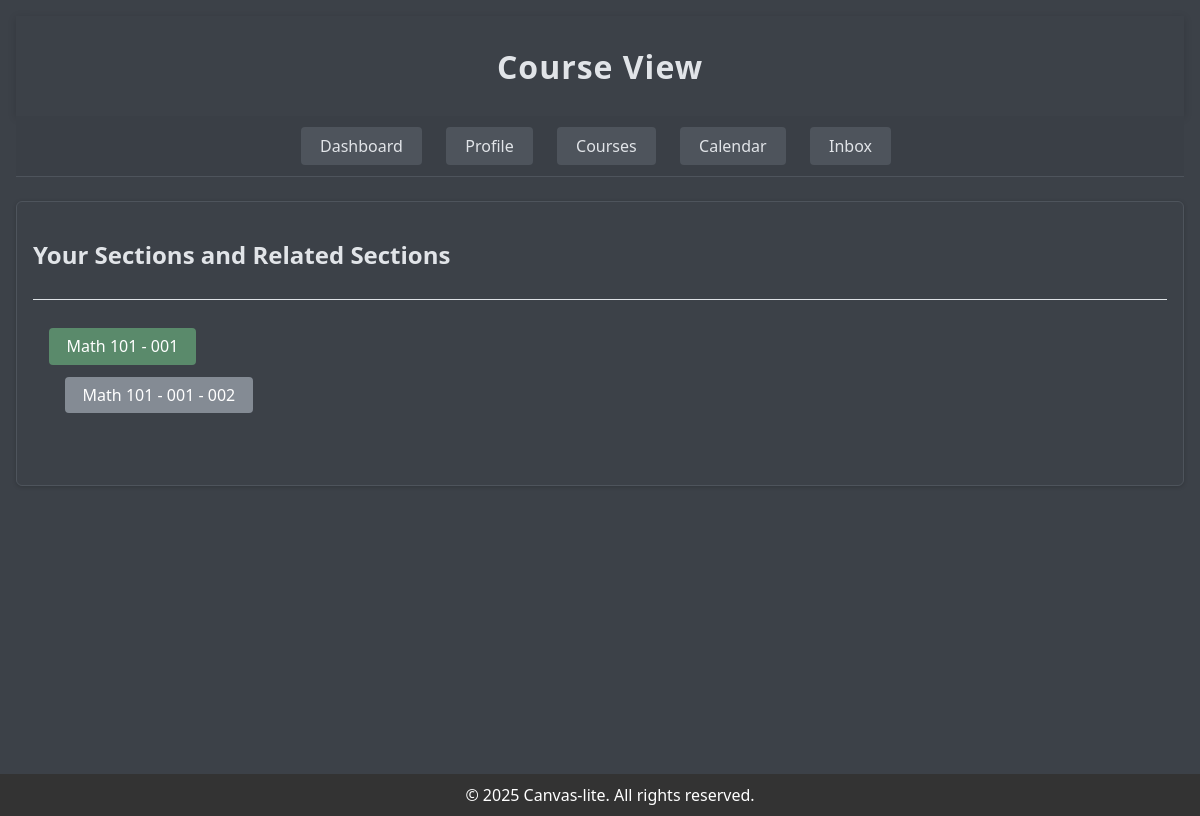
The page /courses/ (signed in) on the database its author committed.
### webapp/models/section.py (models this page shows, shortened)
class Section(models.Model):
    name = models.CharField(max_length=100)
    schedule = models.JSONField(default=dict)
    section_type = models.CharField(
        max_length=3,
        choices=SectionType,
        default=SectionType.LECTURE,
    )
    course = models.ForeignKey('Course', on_delete=models.CASCADE, related_name='sections')
    instructor = models.ForeignKey(
        settings.AUTH_USER_MODEL,
        on_delete=models.SET_NULL,
        null=True,
        blank=True,
        related_name='sections_taught'
    )
    main_section = models.ForeignKey(
        'self',
        null=True,
        blank=True,
        on_delete=models.CASCADE,
        related_name='sub_sections'
    )
    class Meta:
        unique_together = (
            ('course', 'name'),
            ('main_section', 'name'),
        )
    def is_main_section(self):
        return self.section_type == SectionType.LECTURE and self.main_section is None
    def is_sub_section(self):
        return self.main_section is not None
    def get_subsections(self):
        if self.is_main_section():
            return self.sub_sections.all()
        return Section.objects.none()
    def __str__(self):
        if self.is_sub_section():
            return f"{self.course.name} - {self.main_section.name} - {self.name}"
        return f"{self.course.name} - {self.name}"

### webapp/models/courses.py (models this page shows, shortened)
class Course(models.Model):
    name = models.CharField(default=None, max_length=50)
    description = models.TextField(blank=True)

### webapp/views/section_pages.py (the view)
# urls.py: path('courses/', views.user_sections, name='user_courses'),
def user_sections(request):
    user = request.user
    if not user.is_authenticated:
        return redirect("/login")
    sections = user.get_sections()
    is_instructor = user.group_name == UserType.INSTRUCTOR
    main_sections_with_subsections = []
    if is_instructor:
        main_sections = user.get_main_sections()
        for main_section in main_sections:
            subsections = main_section.get_subsections()
            main_sections_with_subsections.append({
                'main_section': main_section,
                'subsections': subsections,
            })
    context = {
        'sections': sections,
        'is_instructor': is_instructor,
        'main_sections_with_subsections': main_sections_with_subsections,
    }
    return render(request, 'standard_pages/list_courses.html', context)

### webapp/models/users.py (called while the page is built)
    def get_sections(self):
        return self.sections_taught.all()

    def get_main_sections(self):
        from webapp.models.section import SectionType
        return self.get_sections().filter(
            section_type=SectionType.LECTURE,
            main_section__isnull=True
        )

### templates/standard_pages/list_courses.html (shortened to what this page needs)
{% extends "base.html" %}
{% block content %}
<div class="container">
    <header>
        <h1>Course View</h1>
    </header>
    <nav>
        <ul>
            <li><a href="/" class="btn">Dashboard</a></li>
            <li><a href="/profile/" class="btn">Profile</a></li>
            <li><a href="/courses/" class="btn">Courses</a></li>
            <li><a href="/calendar/" class="btn">Calendar</a></li>
            <li><a href="/inbox/" class="btn">Inbox</a></li>
        </ul>
    </nav>
    {% if is_instructor %}
        <div class="card mb-4">
            <div class="card-header">
                <h2>Your Sections and Related Sections</h2>
            </div>
            <div class="card-body">
                <ul class="list user-list">
                    {% for item in main_sections_with_subsections %}
                        <li>
                            <strong>
                                <a href="{% url 'section_detail' item.main_section.id %}" class="btn btn-claim">
                                    {{ item.main_section }}
                                </a>
                            </strong>
                            {% if item.subsections %}
                                <ul class="list">
                                    {% for subsection in item.subsections %}
                                        <li>
                                            <a href="{% url 'section_detail' subsection.id %}" class="btn btn-secondary">
                                                {{ subsection }}
                                            </a>
                                        </li>
                                    {% endfor %}
                                </ul>
                            {% else %}
                                <em class="text-muted">No subsections</em>
                            {% endif %}
                        </li>
                    {% endfor %}
                </ul>
            </div>
        </div>
    {% endif %}
</div>
{% endblock %}

### templates/static/css/base_dark.css (style rules this page uses)
body { font-family: 'Segoe UI', Arial, sans-serif; background: #3c4148; color: #e1e4e8; margin: 0; padding: 0; min-height: 100vh; }
header { background: #3c4148; color: #e1e4e8; box-shadow: 0 2px 8px rgba(0, 0, 0, 0.15); display: flex; justify-content: center; align-items: center; height: 100px; text-align: center; }
header h1 { margin: 0; font-size: 2rem; letter-spacing: 1px; }
.container { flex: 1 0 auto; margin: 1rem; }
nav { background: #3a3f46; padding: 0.7rem 2rem; margin-bottom: 1.5rem; display: flex; gap: 1rem; align-items: center; border-bottom: 1px solid #4e545c; justify-content: center; }
nav ul { list-style: none; padding: 0; margin: 0; display: flex; gap: 1rem; justify-content: center; }
nav a, nav .btn, nav button { text-decoration: none; color: #d1d5db; background: #4e545c; padding: 0.5rem 1.2rem; border-radius: 4px; transition: background 0.2s, color 0.2s; font-weight: 500; border: none; }
.card { background: #3c4148; border: 1px solid #4e545c; border-radius: 6px; padding: 1rem; margin-bottom: 1.2rem; box-shadow: 0 1px 4px rgba(0, 0, 0, 0.18); }
.card-header { border-bottom: 1px solid #dee2e6; padding-bottom: 0.5em; margin-bottom: 0.5em; background: inherit; }
.card-body { padding: 0.5em 0 0 0; }
.list, .notifications-list, .list.user-list { list-style: none; padding: 0; margin: 0 0 1rem 0; }
.list li, .list-item { padding: 0.75rem 1rem; border-bottom: 1px solid #dee2e6; background: inherit; transition: background 0.15s; }
.list li:last-child, .list-item:last-child { border-bottom: none; }
.btn, button.btn { display: inline-block; background: #5a6b8a; color: #e1e4e8 !important; border: none; padding: 0.45rem 1.1rem; border-radius: 4px; cursor: pointer; text-decoration: none; font-size: 1rem; margin-right: 0.5rem; font-weight: 500; transition: background 0.2s; }
.btn-secondary, button.btn-secondary { background: #848b94; color: #fff !important; }
.btn-claim, button.btn-claim { background: #5a8a6b; color: #fff !important; }
.mb-4 { margin-bottom: 2rem; }

### rows shown on the page
Section: main_section "Math 101 - 001"
Section: main_section+course+name "Math 101 - 001 - 002"
